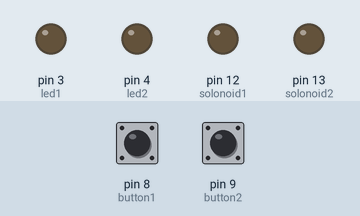
The sketch below on a simulated Arduino Uno, built with avr-gcc and run on an emulated ATmega328P. Shown: output pins drawn as LEDs (lit = HIGH). Inputs (shaded band) come from the test bench; at power-on: pin 8 (button1) LOW, pin 9 (button2) LOW. EEPROM starts erased; what the sketch prints to the serial monitor is not drawn.

Above: at 1.2 s.
1.3 s: pin 8 (button1) pulled HIGH for 1 s
At 2.7 s:
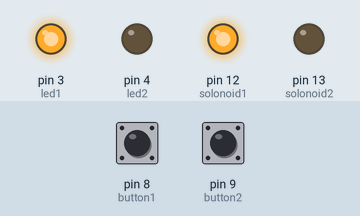
4.4 s: pin 9 (button2) pulled HIGH for 1 s
At 5.7 s:
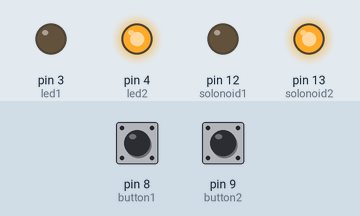
7.5 s: pin 9 (button2) pulled HIGH for 3.2 s
At 12.5 s:
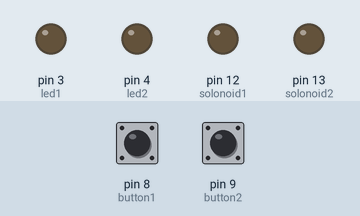
12.8 s: pin 8 (button1) pulled HIGH for 3.2 s
At 14.4 s:
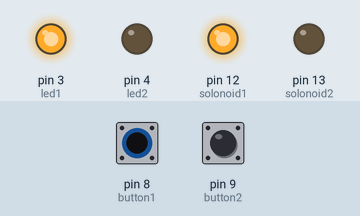
18.1 s: pin 8 (button1) driven HIGH and pin 9 (button2) driven HIGH
At 19.6 s:
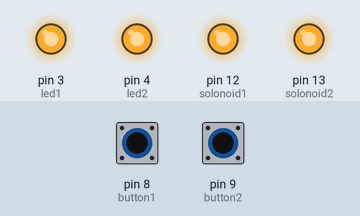
Timing chart, 0 to 21.1 s (numbered marks = the images above; inputs shaded):
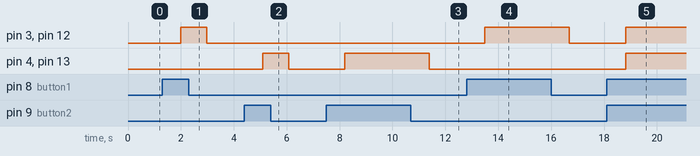

The sketch:

bathtub.ino
```cpp
// Bathtub code

#include <EEPROM.h>

//// Variables
const int button1 = 8;
const int button2 = 9;

const int led1 = 3;
const int led2 = 4;

int button1_state = 0;
int button2_state = 0;

int button1_latch = 0; //This will be 1 while the button is pressed

int button1_last_state = LOW;
int button2_last_state = LOW;

unsigned long button1_last_state_time = 0;
unsigned long button1_bounce_delay = 16000;

unsigned long button2_last_state_time = 0;
unsigned long button2_bounce_delay = 16000;

int solonoid1 = 12;
int solonoid2 = 13;

int enabled = 0;

void setup() {
  // put your setup code here, to run once:

  Serial.begin(9600);

  pinMode(button1, INPUT);
  pinMode(button2, INPUT);

  pinMode(led1, OUTPUT);
  pinMode(led2, OUTPUT);

  pinMode(solonoid1, OUTPUT);
  pinMode(solonoid2, OUTPUT);

  EEPROM.get(10, button1_last_state);
  EEPROM.get(20, button2_last_state);

  Serial.print("Restarting...");


}

void loop() {
  // put your main code here, to run repeatedly:


  button1_state = digitalRead(button1);
  button2_state = digitalRead(button2);

  /*

  Serial.print(button1_last_state_time);
  Serial.print(" ");
  Serial.print(button1_state);

  Serial.print("; ");
  Serial.print(button2_state);
  Serial.print(" " );
  Serial.print(button2_last_state_time);

  Serial.println();
  */


  if(button1_state != button1_last_state){

    if(button1_last_state_time > button1_bounce_delay){

      button1_last_state = button1_state;
      button1_last_state_time = 0;
    }else{

      button1_state = button1_last_state;
      button1_last_state_time += 1;
    }
  }else{
    button1_last_state_time = 0;
  }

   if(button2_state != button2_last_state){

    if(button2_last_state_time > button2_bounce_delay){

      button2_last_state = button2_state;
      button2_last_state_time = 0;
    }else{

      button2_state = button2_last_state;
      button2_last_state_time += 1;
    }
  }else{
    button2_last_state_time = 0;
  }


  /*
  if(button1_state == HIGH){
    if(button1_latch == 0){
      if(enabled == 0){
        enabled = 1;

      }else{
        enabled = 0;
      }
      button1_latch = 1;
    }
  }else{
    button1_latch = 0;
  }
  */


  if(button1_state  == HIGH){
    digitalWrite(led1, HIGH);
    digitalWrite(solonoid1, HIGH);

  }else{
    digitalWrite(led1, LOW);
    digitalWrite(solonoid1, LOW);
  }

  if(button2_state == HIGH){
      digitalWrite(led2, HIGH);
      digitalWrite(solonoid2, HIGH);
  }else{
     digitalWrite(led2, LOW);
     digitalWrite(solonoid2, LOW);
  }

  EEPROM.put(10, button1_state);
  EEPROM.put(20, button2_state);


}
```

Measured:
- after the input at 1.3 s, pin 3 (led1), pin 12 (solonoid1): LOW → HIGH after 0.69 s, → LOW 1.0 s later
- after the input at 4.4 s, pin 4 (led2), pin 13 (solonoid2): LOW → HIGH after 0.69 s, → LOW 1.0 s later
- after the input at 7.5 s, pin 4 (led2), pin 13 (solonoid2): LOW → HIGH after 0.69 s, → LOW 3.2 s later
- after the input at 12.8 s, pin 3 (led1), pin 12 (solonoid1): LOW → HIGH after 0.69 s, → LOW 3.2 s later
- after the input at 18.1 s, pin 3 (led1), pin 4 (led2), pin 12 (solonoid1), pin 13 (solonoid2): LOW → HIGH after 0.71 s
